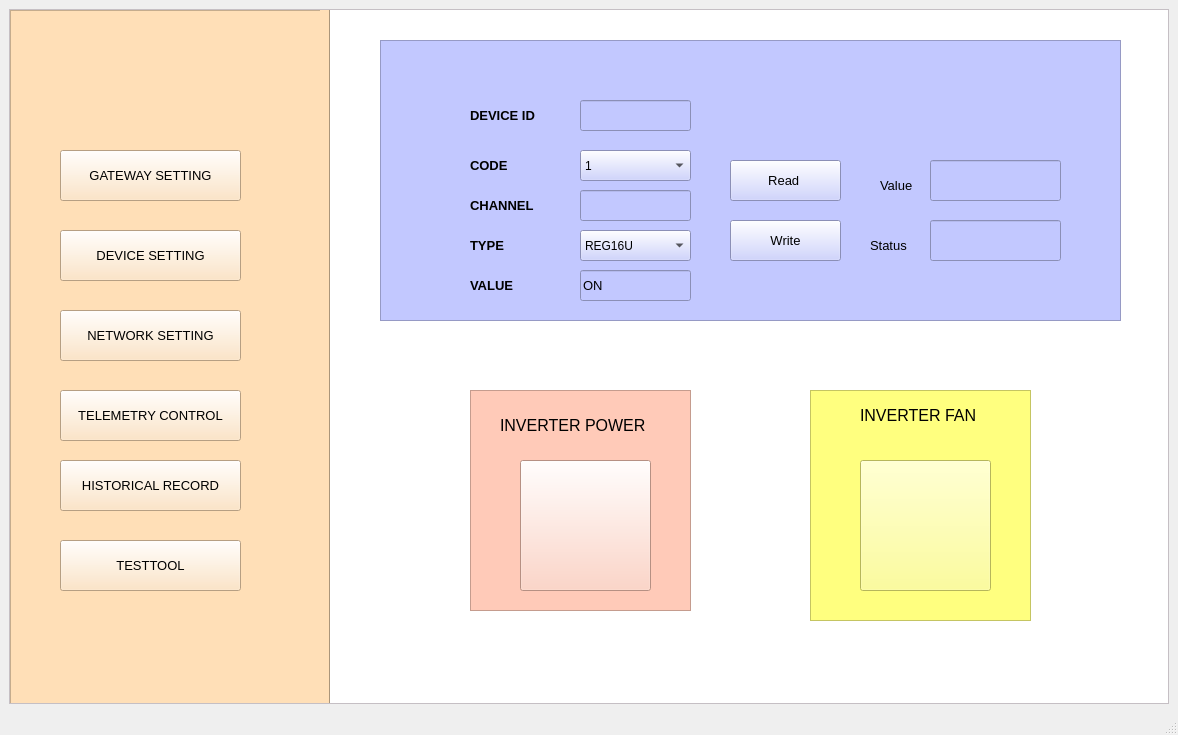
<?xml version="1.0" encoding="UTF-8"?>
<ui version="4.0">
 <class>demo</class>
 <widget class="QMainWindow" name="demo">
  <property name="geometry">
   <rect>
    <x>0</x>
    <y>0</y>
    <width>1178</width>
    <height>735</height>
   </rect>
  </property>
  <property name="windowTitle">
   <string>TEST TOOL</string>
  </property>
  <widget class="QWidget" name="centralwidget">
   <layout class="QVBoxLayout" name="verticalLayout">
    <item>
     <widget class="QScrollArea" name="scrollArea">
      <property name="styleSheet">
       <string notr="true">background-color:rgb(255, 248, 254)
</string>
      </property>
      <property name="widgetResizable">
       <bool>true</bool>
      </property>
      <widget class="QWidget" name="scrollAreaWidgetContents">
       <property name="geometry">
        <rect>
         <x>0</x>
         <y>0</y>
         <width>1154</width>
         <height>660</height>
        </rect>
       </property>
       <widget class="QFrame" name="list">
        <property name="geometry">
         <rect>
          <x>0</x>
          <y>0</y>
          <width>321</width>
          <height>761</height>
         </rect>
        </property>
        <property name="styleSheet">
         <string notr="true">background-color:rgb(255, 223, 183)</string>
        </property>
        <property name="frameShape">
         <enum>QFrame::StyledPanel</enum>
        </property>
        <property name="frameShadow">
         <enum>QFrame::Raised</enum>
        </property>
        <widget class="QPushButton" name="networksetting">
         <property name="geometry">
          <rect>
           <x>50</x>
           <y>300</y>
           <width>181</width>
           <height>51</height>
          </rect>
         </property>
         <property name="font">
          <font>
           <family>Segoe UI</family>
           <pointsize>10</pointsize>
          </font>
         </property>
         <property name="text">
          <string>NETWORK SETTING</string>
         </property>
        </widget>
        <widget class="QPushButton" name="gatewaysetting">
         <property name="geometry">
          <rect>
           <x>50</x>
           <y>140</y>
           <width>181</width>
           <height>51</height>
          </rect>
         </property>
         <property name="font">
          <font>
           <pointsize>10</pointsize>
          </font>
         </property>
         <property name="text">
          <string>GATEWAY SETTING</string>
         </property>
        </widget>
        <widget class="QPushButton" name="devicesetting">
         <property name="geometry">
          <rect>
           <x>50</x>
           <y>220</y>
           <width>181</width>
           <height>51</height>
          </rect>
         </property>
         <property name="font">
          <font>
           <pointsize>10</pointsize>
          </font>
         </property>
         <property name="text">
          <string>DEVICE SETTING</string>
         </property>
        </widget>
        <widget class="QPushButton" name="record">
         <property name="geometry">
          <rect>
           <x>50</x>
           <y>450</y>
           <width>181</width>
           <height>51</height>
          </rect>
         </property>
         <property name="font">
          <font>
           <pointsize>10</pointsize>
          </font>
         </property>
         <property name="text">
          <string>HISTORICAL RECORD</string>
         </property>
        </widget>
        <widget class="Line" name="line">
         <property name="geometry">
          <rect>
           <x>310</x>
           <y>0</y>
           <width>20</width>
           <height>761</height>
          </rect>
         </property>
         <property name="font">
          <font>
           <weight>50</weight>
           <bold>false</bold>
          </font>
         </property>
         <property name="orientation">
          <enum>Qt::Vertical</enum>
         </property>
        </widget>
        <widget class="QPushButton" name="testtool">
         <property name="geometry">
          <rect>
           <x>50</x>
           <y>530</y>
           <width>181</width>
           <height>51</height>
          </rect>
         </property>
         <property name="font">
          <font>
           <pointsize>10</pointsize>
          </font>
         </property>
         <property name="text">
          <string>TESTTOOL</string>
         </property>
        </widget>
        <widget class="QPushButton" name="telemetrycontrol">
         <property name="geometry">
          <rect>
           <x>50</x>
           <y>380</y>
           <width>181</width>
           <height>51</height>
          </rect>
         </property>
         <property name="font">
          <font>
           <pointsize>10</pointsize>
          </font>
         </property>
         <property name="text">
          <string>TELEMETRY CONTROL</string>
         </property>
        </widget>
        <zorder>gatewaysetting</zorder>
        <zorder>devicesetting</zorder>
        <zorder>record</zorder>
        <zorder>line</zorder>
        <zorder>networksetting</zorder>
        <zorder>testtool</zorder>
        <zorder>telemetrycontrol</zorder>
       </widget>
       <widget class="QFrame" name="seial_workspace">
        <property name="geometry">
         <rect>
          <x>320</x>
          <y>0</y>
          <width>1001</width>
          <height>761</height>
         </rect>
        </property>
        <property name="styleSheet">
         <string notr="true">background-color:rgb(255, 255, 255)</string>
        </property>
        <widget class="QFrame" name="frame_2">
         <property name="geometry">
          <rect>
           <x>480</x>
           <y>380</y>
           <width>221</width>
           <height>231</height>
          </rect>
         </property>
         <property name="styleSheet">
          <string notr="true">background-color:rgb(255, 255, 127)</string>
         </property>
         <property name="frameShape">
          <enum>QFrame::StyledPanel</enum>
         </property>
         <property name="frameShadow">
          <enum>QFrame::Raised</enum>
         </property>
         <widget class="QPushButton" name="fan">
          <property name="geometry">
           <rect>
            <x>50</x>
            <y>70</y>
            <width>131</width>
            <height>131</height>
           </rect>
          </property>
          <property name="text">
           <string/>
          </property>
         </widget>
         <widget class="QLabel" name="deviceid_4">
          <property name="geometry">
           <rect>
            <x>50</x>
            <y>10</y>
            <width>161</width>
            <height>31</height>
           </rect>
          </property>
          <property name="font">
           <font>
            <pointsize>12</pointsize>
            <weight>50</weight>
            <bold>false</bold>
           </font>
          </property>
          <property name="text">
           <string>INVERTER FAN</string>
          </property>
         </widget>
        </widget>
        <widget class="QFrame" name="frame_3">
         <property name="geometry">
          <rect>
           <x>140</x>
           <y>380</y>
           <width>221</width>
           <height>221</height>
          </rect>
         </property>
         <property name="styleSheet">
          <string notr="true">background-color:rgb(255, 202, 184)</string>
         </property>
         <property name="frameShape">
          <enum>QFrame::StyledPanel</enum>
         </property>
         <property name="frameShadow">
          <enum>QFrame::Raised</enum>
         </property>
         <widget class="QPushButton" name="power">
          <property name="geometry">
           <rect>
            <x>50</x>
            <y>70</y>
            <width>131</width>
            <height>131</height>
           </rect>
          </property>
          <property name="autoFillBackground">
           <bool>false</bool>
          </property>
          <property name="text">
           <string/>
          </property>
         </widget>
         <widget class="QLabel" name="deviceid_3">
          <property name="geometry">
           <rect>
            <x>30</x>
            <y>20</y>
            <width>161</width>
            <height>31</height>
           </rect>
          </property>
          <property name="font">
           <font>
            <pointsize>12</pointsize>
            <weight>50</weight>
            <bold>false</bold>
           </font>
          </property>
          <property name="text">
           <string>INVERTER POWER</string>
          </property>
         </widget>
        </widget>
        <widget class="QFrame" name="frame">
         <property name="geometry">
          <rect>
           <x>50</x>
           <y>30</y>
           <width>741</width>
           <height>281</height>
          </rect>
         </property>
         <property name="styleSheet">
          <string notr="true">background-color:rgb(194, 200, 255)</string>
         </property>
         <property name="frameShape">
          <enum>QFrame::StyledPanel</enum>
         </property>
         <property name="frameShadow">
          <enum>QFrame::Raised</enum>
         </property>
         <widget class="QLabel" name="deviceid">
          <property name="geometry">
           <rect>
            <x>90</x>
            <y>60</y>
            <width>91</width>
            <height>31</height>
           </rect>
          </property>
          <property name="font">
           <font>
            <pointsize>10</pointsize>
            <weight>75</weight>
            <bold>true</bold>
           </font>
          </property>
          <property name="text">
           <string>DEVICE ID</string>
          </property>
         </widget>
         <widget class="QLineEdit" name="channel_2">
          <property name="geometry">
           <rect>
            <x>200</x>
            <y>150</y>
            <width>111</width>
            <height>31</height>
           </rect>
          </property>
          <property name="font">
           <font>
            <pointsize>10</pointsize>
           </font>
          </property>
         </widget>
         <widget class="QPushButton" name="Read_btn">
          <property name="geometry">
           <rect>
            <x>350</x>
            <y>120</y>
            <width>111</width>
            <height>41</height>
           </rect>
          </property>
          <property name="font">
           <font>
            <pointsize>10</pointsize>
           </font>
          </property>
          <property name="text">
           <string>Read </string>
          </property>
         </widget>
         <widget class="QPushButton" name="Write_btn">
          <property name="geometry">
           <rect>
            <x>350</x>
            <y>180</y>
            <width>111</width>
            <height>41</height>
           </rect>
          </property>
          <property name="font">
           <font>
            <pointsize>10</pointsize>
           </font>
          </property>
          <property name="text">
           <string>Write</string>
          </property>
         </widget>
         <widget class="QLabel" name="value_3">
          <property name="geometry">
           <rect>
            <x>500</x>
            <y>130</y>
            <width>51</width>
            <height>31</height>
           </rect>
          </property>
          <property name="font">
           <font>
            <pointsize>10</pointsize>
            <weight>50</weight>
            <bold>false</bold>
           </font>
          </property>
          <property name="text">
           <string>Value</string>
          </property>
         </widget>
         <widget class="QLineEdit" name="value_4">
          <property name="geometry">
           <rect>
            <x>550</x>
            <y>120</y>
            <width>131</width>
            <height>41</height>
           </rect>
          </property>
          <property name="font">
           <font>
            <pointsize>10</pointsize>
           </font>
          </property>
          <property name="text">
           <string/>
          </property>
         </widget>
         <widget class="QLineEdit" name="deviceid_2">
          <property name="geometry">
           <rect>
            <x>200</x>
            <y>60</y>
            <width>111</width>
            <height>31</height>
           </rect>
          </property>
          <property name="font">
           <font>
            <pointsize>10</pointsize>
           </font>
          </property>
         </widget>
         <widget class="QLabel" name="channel">
          <property name="geometry">
           <rect>
            <x>90</x>
            <y>150</y>
            <width>91</width>
            <height>31</height>
           </rect>
          </property>
          <property name="font">
           <font>
            <pointsize>10</pointsize>
            <weight>75</weight>
            <bold>true</bold>
           </font>
          </property>
          <property name="text">
           <string>CHANNEL</string>
          </property>
         </widget>
         <widget class="QLabel" name="status">
          <property name="geometry">
           <rect>
            <x>490</x>
            <y>190</y>
            <width>61</width>
            <height>31</height>
           </rect>
          </property>
          <property name="font">
           <font>
            <pointsize>10</pointsize>
            <weight>50</weight>
            <bold>false</bold>
           </font>
          </property>
          <property name="text">
           <string>Status</string>
          </property>
         </widget>
         <widget class="QLineEdit" name="status_2">
          <property name="geometry">
           <rect>
            <x>550</x>
            <y>180</y>
            <width>131</width>
            <height>41</height>
           </rect>
          </property>
          <property name="font">
           <font>
            <pointsize>10</pointsize>
           </font>
          </property>
          <property name="text">
           <string/>
          </property>
         </widget>
         <widget class="QComboBox" name="code_2">
          <property name="geometry">
           <rect>
            <x>200</x>
            <y>110</y>
            <width>111</width>
            <height>31</height>
           </rect>
          </property>
          <property name="font">
           <font>
            <pointsize>9</pointsize>
           </font>
          </property>
          <item>
           <property name="text">
            <string>1</string>
           </property>
          </item>
          <item>
           <property name="text">
            <string>2</string>
           </property>
          </item>
          <item>
           <property name="text">
            <string>3</string>
           </property>
          </item>
          <item>
           <property name="text">
            <string>4</string>
           </property>
          </item>
          <item>
           <property name="text">
            <string>5</string>
           </property>
          </item>
          <item>
           <property name="text">
            <string>6</string>
           </property>
          </item>
         </widget>
         <widget class="QLabel" name="code">
          <property name="geometry">
           <rect>
            <x>90</x>
            <y>110</y>
            <width>61</width>
            <height>31</height>
           </rect>
          </property>
          <property name="font">
           <font>
            <pointsize>10</pointsize>
            <weight>75</weight>
            <bold>true</bold>
           </font>
          </property>
          <property name="text">
           <string>CODE</string>
          </property>
         </widget>
         <widget class="QComboBox" name="type_2">
          <property name="geometry">
           <rect>
            <x>200</x>
            <y>190</y>
            <width>111</width>
            <height>31</height>
           </rect>
          </property>
          <property name="font">
           <font>
            <pointsize>9</pointsize>
           </font>
          </property>
          <item>
           <property name="text">
            <string>REG16U</string>
           </property>
          </item>
          <item>
           <property name="text">
            <string>REG32U</string>
           </property>
          </item>
         </widget>
         <widget class="QLabel" name="type">
          <property name="geometry">
           <rect>
            <x>90</x>
            <y>190</y>
            <width>61</width>
            <height>31</height>
           </rect>
          </property>
          <property name="font">
           <font>
            <pointsize>10</pointsize>
            <weight>75</weight>
            <bold>true</bold>
           </font>
          </property>
          <property name="text">
           <string>TYPE</string>
          </property>
         </widget>
         <widget class="QLineEdit" name="value_2">
          <property name="geometry">
           <rect>
            <x>200</x>
            <y>230</y>
            <width>111</width>
            <height>31</height>
           </rect>
          </property>
          <property name="font">
           <font>
            <pointsize>10</pointsize>
           </font>
          </property>
          <property name="text">
           <string>ON</string>
          </property>
         </widget>
         <widget class="QLabel" name="value">
          <property name="geometry">
           <rect>
            <x>90</x>
            <y>230</y>
            <width>71</width>
            <height>31</height>
           </rect>
          </property>
          <property name="font">
           <font>
            <pointsize>10</pointsize>
            <weight>75</weight>
            <bold>true</bold>
           </font>
          </property>
          <property name="text">
           <string>VALUE</string>
          </property>
         </widget>
        </widget>
       </widget>
      </widget>
     </widget>
    </item>
   </layout>
  </widget>
  <widget class="QStatusBar" name="statusbar"/>
  <widget class="QMenuBar" name="menubar">
   <property name="geometry">
    <rect>
     <x>0</x>
     <y>0</y>
     <width>1178</width>
     <height>26</height>
    </rect>
   </property>
  </widget>
 </widget>
 <resources/>
 <connections/>
</ui>
